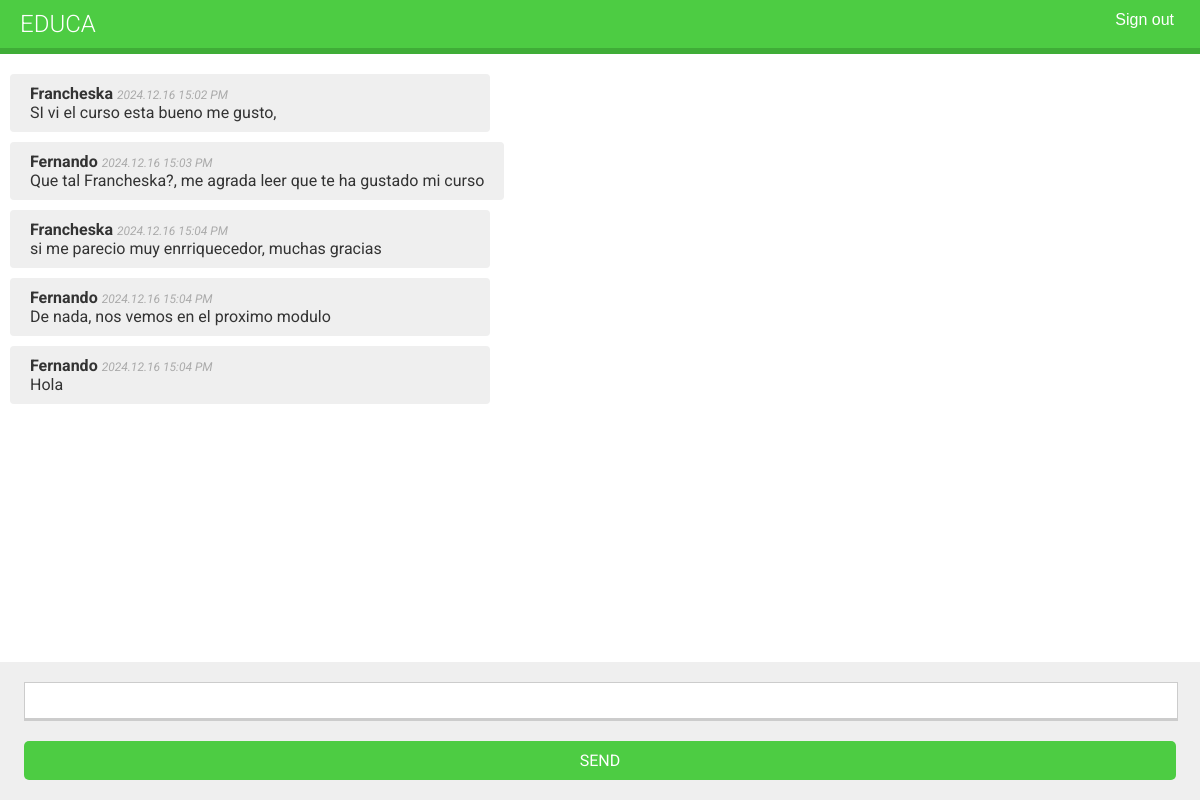
The app's page /chat/room/3/ (signed in) with its own data.
### chat/models.py (models this page shows, shortened)
class Message(models.Model):
    user = models.ForeignKey(    # EL user que escribio el mensaje
        settings.AUTH_USER_MODEL,
        on_delete=models.PROTECT,   # Un objeto user no puede ser eliminado si existen mensaes relacionados
        related_name='chat_messages'
    )
    course = models.ForeignKey(    # Cada mensaje pertenece a la sala de chat de un curso.
        'courses.Course',
        on_delete=models.PROTECT,    # Un objeto course no puede ser eliminado si existen mensajes relacionados
        related_name='chat_messages'
    )
    content = models.TextField()    # Almacenamos el contenido del mensaje
    sent_on = models.DateTimeField(auto_now_add=True)    # Para almacenar la fecha y la hora en que el objeto del mensaje se guarda por primera vez

### chat/views.py (the view)
@login_required
def course_chat_room(request, course_id):    # Recibe el paràmetro obligatorio course_id para recuperar el curso con el id proporcionado.
    try:
        course = request.user.courses_joined.get(id=course_id)    # Recuperamos los cursos en los cuales el usuario esta inscrito.
    except Course.DoesNotExist:    # SI el curso con el id dado no existe o el usuario no esta inscrito se devuelve HttpResponseForbidden que se traduce como uan respuesta http 403
        return HttpResponseForbidden()
    latest_messages = course.chat_messages.select_related(
        'user'
    ).order_by('-id'[:5])
    latest_messages = reversed(latest_messages)
    return render(request,
                   'chat/room.html',
                    {'course': course, 'latest_messages': latest_messages})    # Si el curso con el ID dado si existe y el usuario esta inscrito en el , se renderiza la plantilla chat/room.html

### chat/templates/chat/room.html (shortened to what this page needs)
{% extends 'base.html' %}
{% block content %}
<div id="chat">
    {% for message in latest_messages %}
      <div class="message {% if message.user == request.user %}me{% else %}other{% endif %}">
        <strong>{{ message.user.username }}</strong>
        <span class="date">
          {{ message.sent_on|date:"Y.m.d H:i A" }}
        </span>
        <br>
        {{ message.content }}
      </div>
    {% endfor %}
</div>
<div id="chat-input">
    <input type="text" id="chat-message-input">
    <input type="submit" value="Send" id="chat-message-submit">
</div>
{% endblock %}

### courses/static/css/base.css (style rules this page uses)
body { margin:0; font-family:'Roboto', sans-serif; font-weight:400; color:#333; }
input, select, textarea { border:1px solid #ccc; border-bottom:3px solid #ccc; padding:8px 12px; font-size:16px; font-family:'Roboto', sans-serif; float:left; clear:both; width:300px; }
input[type=submit], a.button { border-radius:5px; background:#4dcc43; color:#fff; font-size:16px; text-transform:uppercase; border:none; padding:10px 20px; margin:20px 0; }
#chat { top: 64px; bottom:0; position:fixed; width:100%; overflow-y:scroll; padding-bottom:150px; }
#chat .message { background:#efefef; padding:10px 20px; border-radius:4px; width:auto; display:inline; float:left; margin:10px 10px 0; min-width:440px; clear:both; }
#chat .date { color:#aaa; font-style:italic; font-size:12px; }
#chat-input { position:absolute; bottom:0; background:#efefef; width:100%; padding-top:20px; }
#chat-input input { width:96%; position:left; float:left; display:inline; margin-left:2%; margin-right:2%; padding-left:0; padding-right:0; }

### records on screen
Message: user.username "Francheska", sent_on "2024.12.16 15:02 PM", content "SI vi el curso esta bueno me gusto,"
Message: user.username "Fernando", sent_on "2024.12.16 15:03 PM", content "Que tal Francheska?, me agrada leer que te ha gustado mi curso"
Message: user.username "Francheska", sent_on "2024.12.16 15:04 PM", content "si me parecio muy enrriquecedor, muchas gracias"
Message: user.username "Fernando", sent_on "2024.12.16 15:04 PM", content "De nada, nos vemos en el proximo modulo"
Message: user.username "Fernando", sent_on "2024.12.16 15:04 PM", content "Hola"
